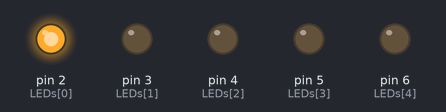
The sketch below on a simulated Arduino Uno, built with avr-gcc and run on an emulated ATmega328P. Parts: output pins drawn as LEDs (lit = HIGH).

Above: at 2.5 s.
At 6.0 s:
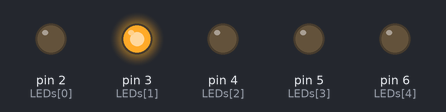
At 10.5 s:
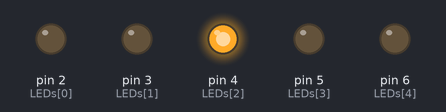
At 14.5 s:
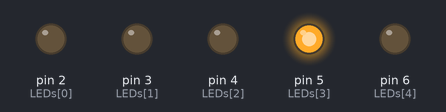
At 16.5 s:
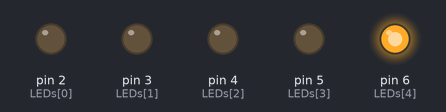
Timing chart, 0 to 23.4 s (numbered marks = the images above):
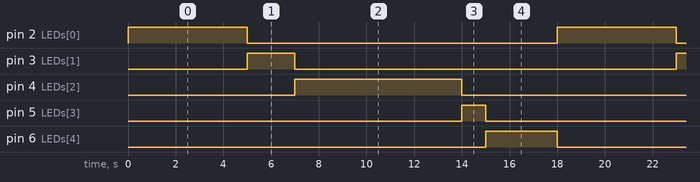

The sketch:

Array_tutorial.ino
```cpp
int LEDs [] = {2, 3, 4, 5, 6};
int Times [] = {5, 2, 7, 1, 3};
int x;

void setup() {
  for (x = 0; x < 5; x++){
    pinMode (LEDs[x], OUTPUT);
  }
  x = 0;
}

void loop() {
  for (x = 0; x < 5; x++){
    digitalWrite(LEDs[x], HIGH);
    delay(1000 * Times[x]);
    digitalWrite (LEDs[x], LOW);
  }

}
```

Measured:
- by itself, pin 2 (LEDs[0]): alternates HIGH for 5.0 s and LOW for 13.0 s
- by itself, pin 3 (LEDs[1]): alternates HIGH for 2.0 s and LOW for 16.0 s
- by itself, pin 4 (LEDs[2]): alternates HIGH for 7.0 s and LOW for 11.0 s
- by itself, pin 5 (LEDs[3]): alternates HIGH for 1.0 s and LOW for 17.0 s
- by itself, pin 6 (LEDs[4]): alternates HIGH for 3.0 s and LOW for 15.0 s
